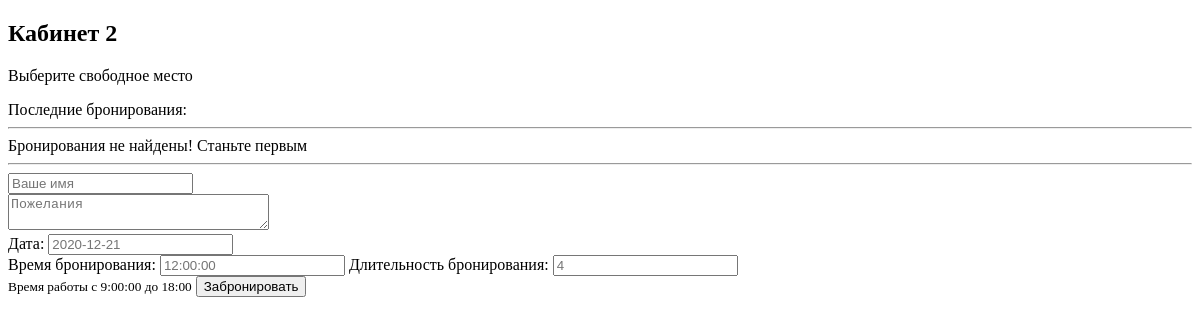
Page /booking/2/ on the earlier database version.
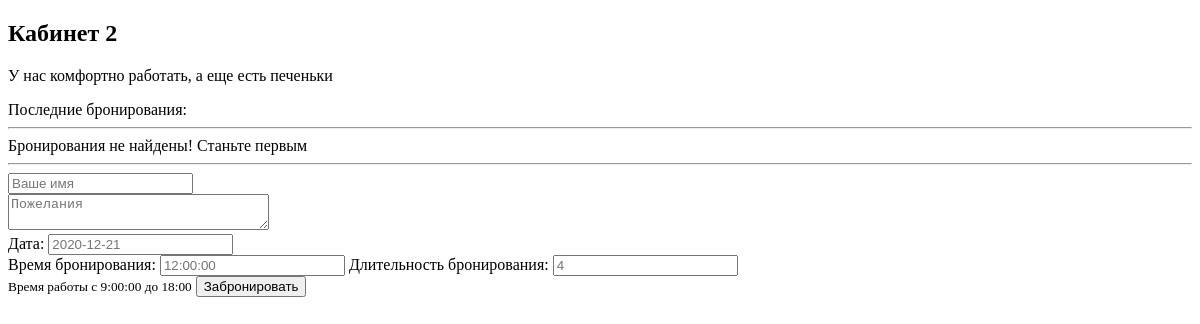
Same page on the later database version.
### test_django/apps/booking/models.py (models this page shows, shortened)
class Booking(models.Model):
    booking_title = models.CharField('Номер бронирования', max_length = 200)
    booking_text = models.TextField('Описание бронирования')
    pub_date = models.DateTimeField('Дата бронирования')
    def was_published_recently(self):
        return self.pub_date >= (timezone.now() - datetime.timedelta(days = 3))
    class Meta:
        verbose_name = 'Кабинет'
        verbose_name_plural = 'Кабинеты'

### test_django/apps/booking/views.py (the view)
# urls.py: path('<int:booking_id>/', views.detail, name = 'detail'),
def detail(request, booking_id):
    try:
        a = Booking.objects.get(id = booking_id)
    except:
        raise Http404("Бронирование не найдено!")
    latest_comments_list = a.comment_set.order_by('-id')[:10]
    return render(request, 'booking/detail.html', {'booking': a, 'latest_comments_list': latest_comments_list})

### test_django/templates/booking/detail.html (shortened to what this page needs)
{% extends 'base.html' %}
{% block content %}
<h2>{{booking.booking_title}}</h2>
<p>{{booking.booking_text}}</p>
{% if booking.was_published_recently %}
Последние бронирования:
{% endif %}
<hr>
{% if latest_comments_list %}
	{% for c in latest_comments_list %}
		<p>
			<strong>{{c.author_name}}</strong>
			<p>{{c.comment_text}}</p>
		</p>
		{% endfor %}
{% else %}
Бронирования не найдены! Станьте первым
{% endif %}
<hr>
<form action="{% url 'booking:leave_comment' booking.id%}" method="POST">
	<input type="text" required placeholder="Ваше имя" name="name"><br>
	<textarea name="text" required="" placeholder="Пожелания" cols="30"></textarea><br>
	<label for="booking">Дата:</label>
	<input type="text" required placeholder="2020-12-21" name="booking_date_input"><br>
	<label for="booking">Время бронирования:</label>
	<input type="text" required placeholder="12:00:00" name="booking_time_input">
	<label for="booking">Длительность бронирования:</label>
	<input type="text" required placeholder="4" name="booking_hours"><br>
	<small>Время работы с 9:00:00 до 18:00</small>
	<button type="submit">Забронировать</button>
</form>
{% endblock %}

Differences in the rows shown:
changed Booking "Кабинет 2": booking_text "Выберите свободное место" → "У нас комфортно работать, а еще есть печеньки"
